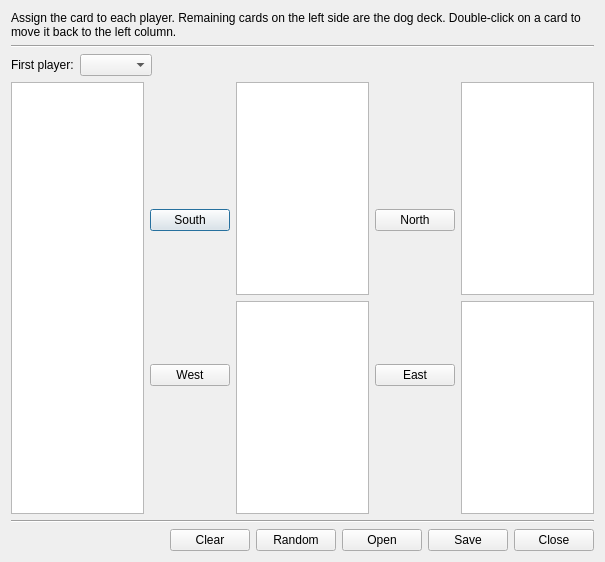
<?xml version="1.0" encoding="UTF-8"?>
<ui version="4.0">
 <class>DealEditorUI</class>
 <widget class="QDialog" name="DealEditorUI">
  <property name="geometry">
   <rect>
    <x>0</x>
    <y>0</y>
    <width>605</width>
    <height>562</height>
   </rect>
  </property>
  <property name="windowTitle">
   <string>Deal editor</string>
  </property>
  <layout class="QVBoxLayout" name="verticalLayout">
   <item>
    <widget class="QLabel" name="label">
     <property name="text">
      <string>Assign the card to each player. Remaining cards on the left side are the dog deck. Double-click on a card to move it back to the left column.</string>
     </property>
     <property name="wordWrap">
      <bool>true</bool>
     </property>
    </widget>
   </item>
   <item>
    <widget class="Line" name="line_2">
     <property name="orientation">
      <enum>Qt::Horizontal</enum>
     </property>
    </widget>
   </item>
   <item>
    <layout class="QHBoxLayout" name="horizontalLayout_3">
     <item>
      <widget class="QLabel" name="label_2">
       <property name="text">
        <string>First player:</string>
       </property>
      </widget>
     </item>
     <item>
      <widget class="QComboBox" name="firstPlayerCombo"/>
     </item>
     <item>
      <spacer name="horizontalSpacer_2">
       <property name="orientation">
        <enum>Qt::Horizontal</enum>
       </property>
       <property name="sizeHint" stdset="0">
        <size>
         <width>40</width>
         <height>20</height>
        </size>
       </property>
      </spacer>
     </item>
    </layout>
   </item>
   <item>
    <layout class="QHBoxLayout" name="horizontalLayout">
     <item>
      <widget class="QListWidget" name="mainCardList"/>
     </item>
     <item>
      <layout class="QVBoxLayout" name="verticalLayout_4">
       <item>
        <widget class="QPushButton" name="toSouth">
         <property name="text">
          <string>South</string>
         </property>
         <property name="icon">
          <iconset resource="../../../assets/desktop.qrc">
           <normaloff>:/images/next.png</normaloff>:/images/next.png</iconset>
         </property>
        </widget>
       </item>
       <item>
        <widget class="QPushButton" name="toWest">
         <property name="text">
          <string>West</string>
         </property>
         <property name="icon">
          <iconset resource="../../../assets/desktop.qrc">
           <normaloff>:/images/next.png</normaloff>:/images/next.png</iconset>
         </property>
        </widget>
       </item>
      </layout>
     </item>
     <item>
      <layout class="QVBoxLayout" name="verticalLayout_2">
       <item>
        <widget class="QListWidget" name="southList"/>
       </item>
       <item>
        <widget class="QListWidget" name="westList"/>
       </item>
      </layout>
     </item>
     <item>
      <layout class="QVBoxLayout" name="verticalLayout_5">
       <item>
        <widget class="QPushButton" name="toNorth">
         <property name="text">
          <string>North</string>
         </property>
         <property name="icon">
          <iconset resource="../../../assets/desktop.qrc">
           <normaloff>:/images/next.png</normaloff>:/images/next.png</iconset>
         </property>
        </widget>
       </item>
       <item>
        <widget class="QPushButton" name="toEast">
         <property name="text">
          <string>East</string>
         </property>
         <property name="icon">
          <iconset resource="../../../assets/desktop.qrc">
           <normaloff>:/images/next.png</normaloff>:/images/next.png</iconset>
         </property>
        </widget>
       </item>
      </layout>
     </item>
     <item>
      <layout class="QVBoxLayout" name="verticalLayout_3">
       <item>
        <widget class="QListWidget" name="northList"/>
       </item>
       <item>
        <widget class="QListWidget" name="eastList"/>
       </item>
      </layout>
     </item>
    </layout>
   </item>
   <item>
    <widget class="Line" name="line">
     <property name="orientation">
      <enum>Qt::Horizontal</enum>
     </property>
    </widget>
   </item>
   <item>
    <layout class="QHBoxLayout" name="horizontalLayout_2">
     <item>
      <spacer name="horizontalSpacer">
       <property name="orientation">
        <enum>Qt::Horizontal</enum>
       </property>
       <property name="sizeHint" stdset="0">
        <size>
         <width>40</width>
         <height>20</height>
        </size>
       </property>
      </spacer>
     </item>
     <item>
      <widget class="QPushButton" name="buttonClear">
       <property name="text">
        <string>Clear</string>
       </property>
      </widget>
     </item>
     <item>
      <widget class="QPushButton" name="randomButton">
       <property name="text">
        <string>Random</string>
       </property>
      </widget>
     </item>
     <item>
      <widget class="QPushButton" name="openButton">
       <property name="text">
        <string>Open</string>
       </property>
      </widget>
     </item>
     <item>
      <widget class="QPushButton" name="saveButton">
       <property name="text">
        <string>Save</string>
       </property>
      </widget>
     </item>
     <item>
      <widget class="QPushButton" name="closeButton">
       <property name="text">
        <string>Close</string>
       </property>
      </widget>
     </item>
    </layout>
   </item>
  </layout>
 </widget>
 <resources>
  <include location="../../../assets/desktop.qrc"/>
 </resources>
 <connections/>
</ui>
